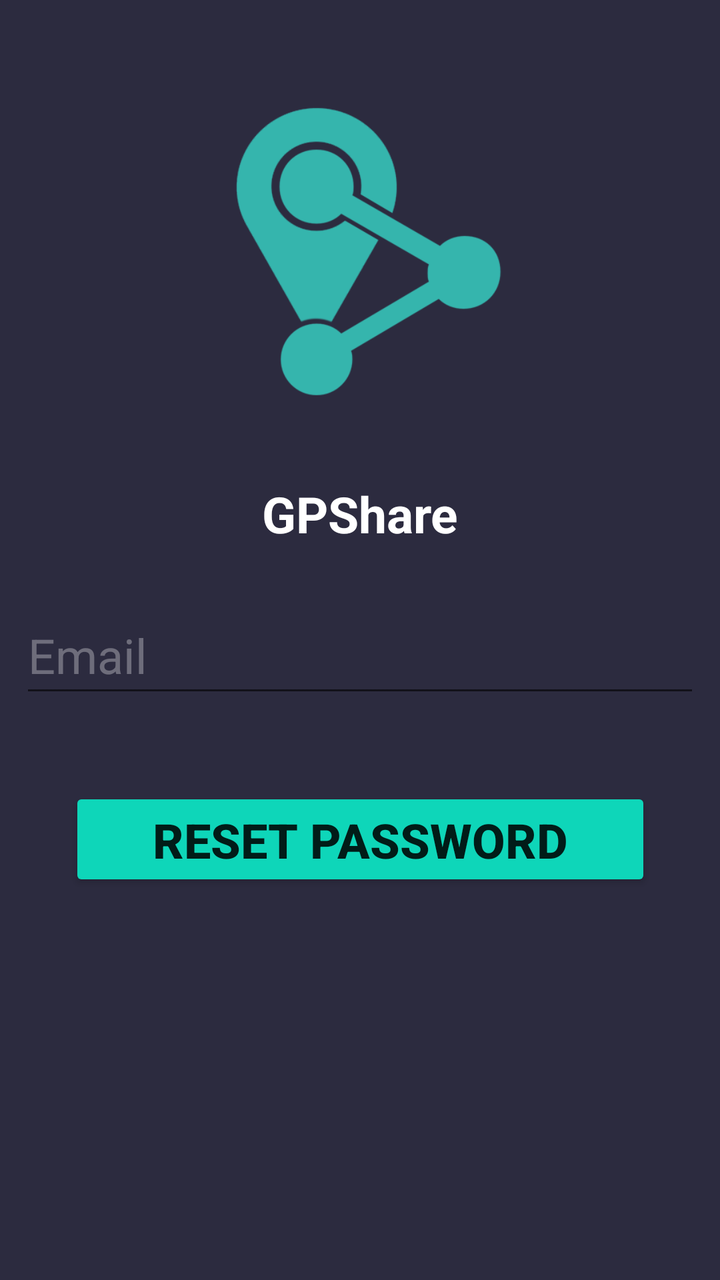
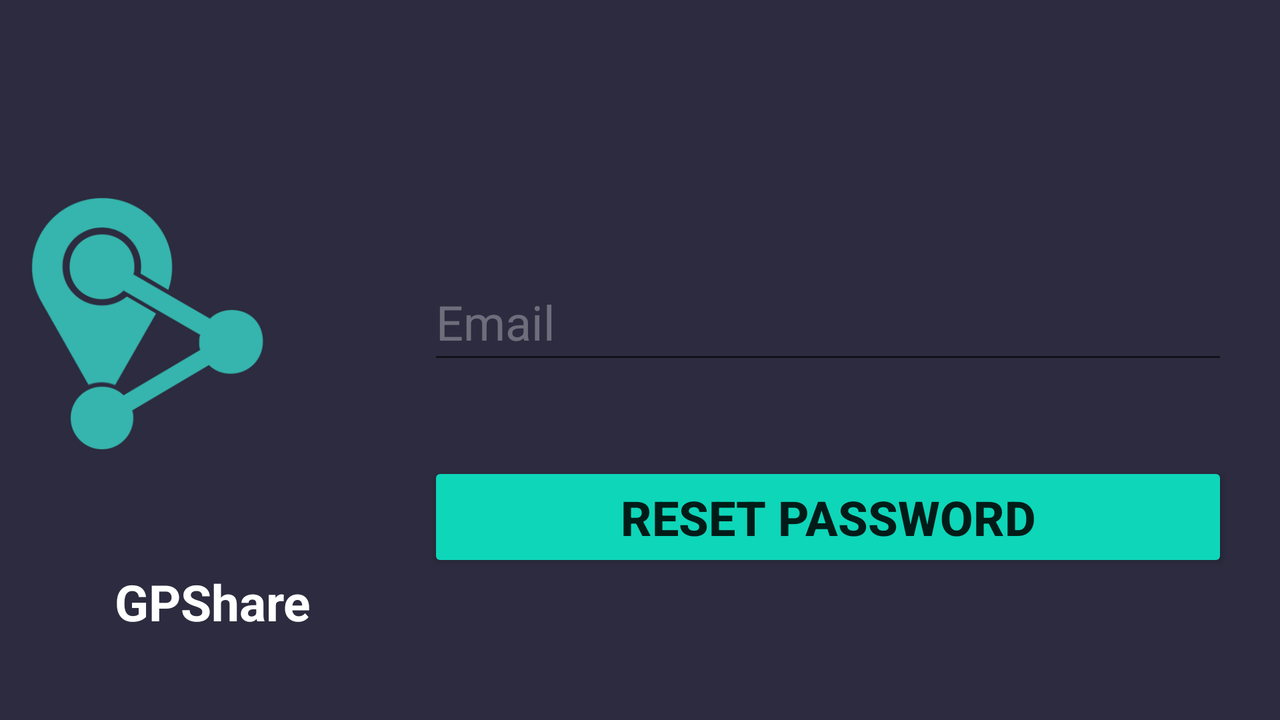

The same Android screen from two of the app's own layout files: first res/layout/ as a phone draws it, then the author's variant for another configuration, drawn on a device whose configuration selects that folder. Both files follow.
<!-- AndroidManifest.xml: application theme Theme.GPShares -->
<!-- res/layout/activity_reset_password.xml -->
<?xml version="1.0" encoding="utf-8"?>
<androidx.constraintlayout.widget.ConstraintLayout xmlns:android="http://schemas.android.com/apk/res/android"
    xmlns:app="http://schemas.android.com/apk/res-auto"
    xmlns:tools="http://schemas.android.com/tools"
    android:layout_width="match_parent"
    android:layout_height="match_parent"
    android:background="#2c2b3f"
    tools:context=".ResetPassword">

    <Button
        android:id="@+id/resetPass"
        android:layout_width="291dp"
        android:layout_height="52dp"
        android:layout_marginTop="40dp"
        android:backgroundTint="#0Ed6B9"
        android:text="@string/reset"
        android:textSize="24sp"
        android:textStyle="bold"
        app:layout_constraintEnd_toEndOf="parent"
        app:layout_constraintStart_toStartOf="parent"
        app:layout_constraintTop_toBottomOf="@+id/editTextTextEmailAddress5" />

    <EditText
        android:id="@+id/editTextTextEmailAddress5"
        android:layout_width="0dp"
        android:layout_height="55dp"
        android:layout_marginStart="10dp"
        android:layout_marginTop="25dp"
        android:layout_marginEnd="10dp"
        android:ems="10"
        android:hint="@string/email"
        android:inputType="textEmailAddress"
        android:textColor="@color/white"
        android:textColorHint="#50FFFFFF"
        android:textSize="24sp"
        app:layout_constraintEnd_toEndOf="parent"
        app:layout_constraintHorizontal_bias="0.454"
        app:layout_constraintStart_toStartOf="parent"
        app:layout_constraintTop_toBottomOf="@+id/textView4" />

    <ImageView
        android:id="@+id/imageView"
        android:layout_width="match_parent"
        android:layout_height="204dp"
        android:layout_marginStart="100dp"
        android:layout_marginTop="24dp"
        android:layout_marginEnd="100dp"
        app:layout_constraintEnd_toEndOf="parent"
        app:layout_constraintHorizontal_bias="0.0"
        app:layout_constraintStart_toStartOf="parent"
        app:layout_constraintTop_toTopOf="parent"
        app:srcCompat="@drawable/logo"
        app:tint="#35b5ad" />

    <TextView
        android:id="@+id/textView4"
        android:layout_width="wrap_content"
        android:layout_height="wrap_content"
        android:layout_marginTop="12dp"
        android:text="GPShare"
        android:textColor="@color/white"
        android:textSize="25dp"
        android:textStyle="bold"
        app:layout_constraintEnd_toEndOf="parent"
        app:layout_constraintStart_toStartOf="parent"
        app:layout_constraintTop_toBottomOf="@+id/imageView" />

    <ProgressBar
        android:id="@+id/progressBar3"
        style="?android:attr/progressBarStyle"
        android:layout_width="wrap_content"
        android:layout_height="wrap_content"
        android:layout_marginBottom="300dp"
        android:visibility="gone"
        app:layout_constraintBottom_toBottomOf="parent"
        app:layout_constraintEnd_toEndOf="parent"
        app:layout_constraintStart_toStartOf="parent" />

</androidx.constraintlayout.widget.ConstraintLayout>
<!-- resources referenced by this layout -->
<resources>
  <color name="white">#FFFFFFFF</color>
  <!-- drawable logo: png bitmap (drawable-v24, 20800 bytes) -->
  <string name="email">Email</string>
  <string name="reset">Reset Password</string>
  <style name="Theme.GPShares" parent="Theme.MaterialComponents.DayNight.DarkActionBar">
          
          <item name="colorPrimary">@color/purple_500</item>
          <item name="colorPrimaryVariant">@color/purple_700</item>
          <item name="colorOnPrimary">@color/white</item>
          
          <item name="colorSecondary">@color/teal_200</item>
          <item name="colorSecondaryVariant">@color/teal_700</item>
          <item name="colorOnSecondary">@color/black</item>
          
          <item name="android:statusBarColor" tools:targetApi="l">?attr/colorPrimaryVariant</item>
          
      </style>
  <color name="purple_500">#FF6200EE</color>
  <color name="purple_700">#FF3700B3</color>
  <color name="teal_200">#FF03DAC5</color>
  <color name="teal_700">#FF018786</color>
  <color name="black">#FF000000</color>
</resources>
<!-- res/layout-land/activity_reset_password.xml (the author's variant of the layout above) -->
<!-- drawn on the phone turned sideways -->
<?xml version="1.0" encoding="utf-8"?>
<androidx.constraintlayout.widget.ConstraintLayout xmlns:android="http://schemas.android.com/apk/res/android"
    xmlns:app="http://schemas.android.com/apk/res-auto"
    xmlns:tools="http://schemas.android.com/tools"
    android:layout_width="match_parent"
    android:layout_height="match_parent"
    android:background="#2c2b3f"
    tools:context=".ResetPassword">

    <EditText
        android:id="@+id/editTextTextEmailAddress5"
        android:layout_width="400dp"
        android:layout_height="55dp"
        android:layout_marginTop="132dp"
        android:ems="10"
        android:hint="@string/email"
        android:inputType="textEmailAddress"
        android:textColor="@color/white"
        android:textColorHint="#50FFFFFF"
        android:textSize="24sp"
        app:layout_constraintEnd_toEndOf="parent"
        app:layout_constraintHorizontal_bias="0.891"
        app:layout_constraintStart_toStartOf="parent"
        app:layout_constraintTop_toTopOf="parent" />

    <TextView
        android:id="@+id/textView4"
        android:layout_width="wrap_content"
        android:layout_height="wrap_content"
        android:layout_marginTop="20dp"
        android:text="GPShare"
        android:textColor="@color/white"
        android:textSize="25dp"
        android:textStyle="bold"
        app:layout_constraintEnd_toEndOf="parent"
        app:layout_constraintHorizontal_bias="0.106"
        app:layout_constraintStart_toStartOf="parent"
        app:layout_constraintTop_toBottomOf="@+id/imageView" />

    <Button
        android:id="@+id/resetPass"
        android:layout_width="400dp"
        android:layout_height="55dp"
        android:layout_marginTop="44dp"
        android:backgroundTint="#0Ed6B9"
        android:text="@string/reset"
        android:textSize="24sp"
        android:textStyle="bold"
        app:layout_constraintEnd_toEndOf="parent"
        app:layout_constraintHorizontal_bias="0.891"
        app:layout_constraintStart_toStartOf="parent"
        app:layout_constraintTop_toBottomOf="@+id/editTextTextEmailAddress5" />

    <ProgressBar
        android:id="@+id/progressBar3"
        style="?android:attr/progressBarStyle"
        android:layout_width="wrap_content"
        android:layout_height="wrap_content"
        android:layout_marginBottom="300dp"
        android:visibility="gone"
        app:layout_constraintBottom_toBottomOf="parent"
        app:layout_constraintEnd_toEndOf="parent"
        app:layout_constraintStart_toStartOf="parent" />

    <ImageView
        android:id="@+id/imageView"
        android:layout_width="match_parent"
        android:layout_height="204dp"
        android:layout_marginTop="60dp"
        android:layout_marginEnd="500dp"
        app:layout_constraintEnd_toEndOf="parent"
        app:layout_constraintHorizontal_bias="0.0"
        app:layout_constraintStart_toStartOf="parent"
        app:layout_constraintTop_toTopOf="parent"
        app:srcCompat="@drawable/logo"
        app:tint="#35b5ad" />

</androidx.constraintlayout.widget.ConstraintLayout>
